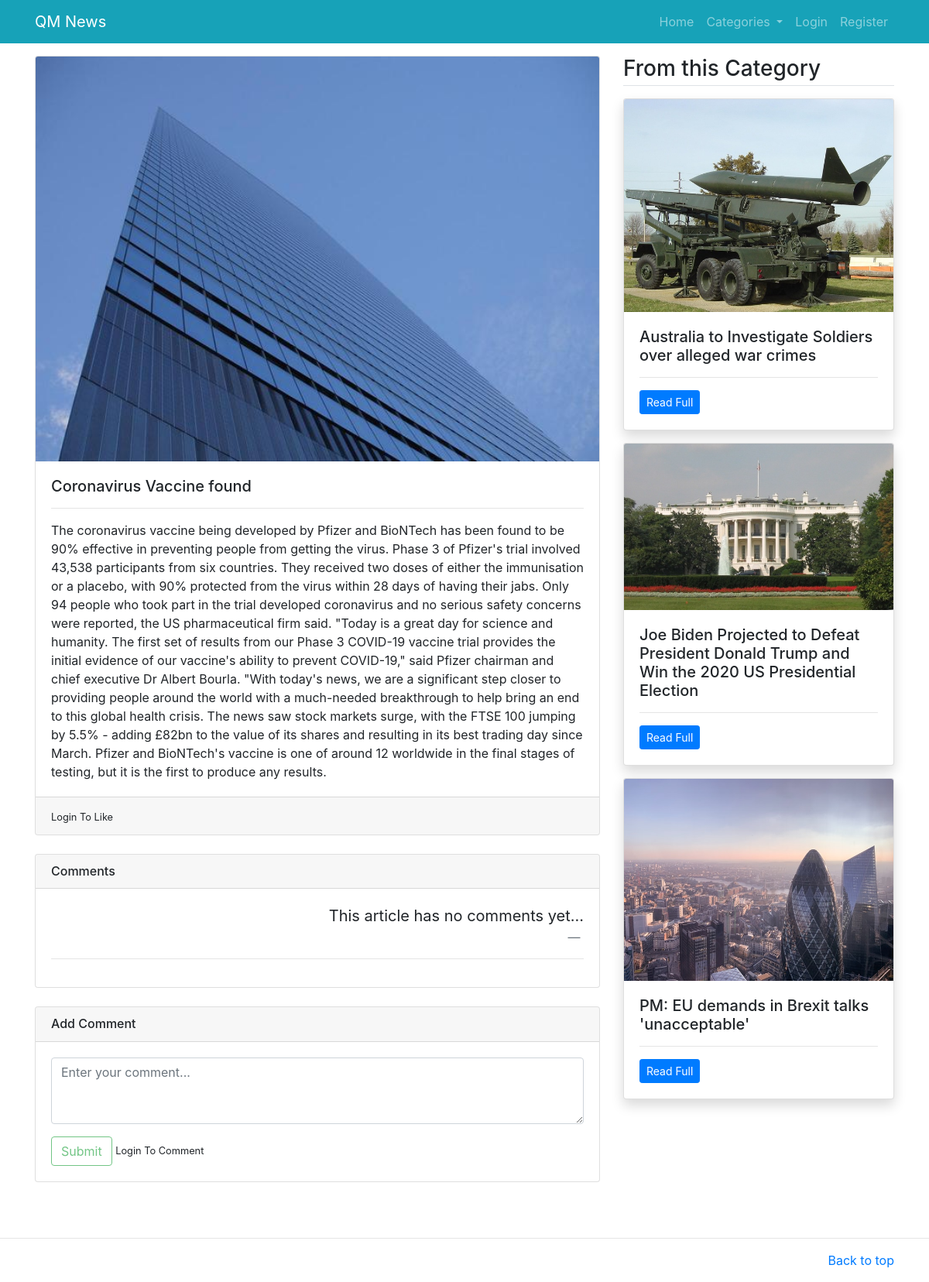
/description/2, run on the app's committed database.
### mainapp/models.py (models this page shows, shortened)
class News(models.Model):
    category=models.ForeignKey(Category, on_delete=models.CASCADE)
    title=models.CharField(max_length=300)
    image= models.ImageField(upload_to='imgs/')
    description=models.TextField()
    add_time=models.DateTimeField(auto_now_add=True)
    likes=models.ManyToManyField(User,related_name='article')
    class Meta:
        verbose_name_plural='News'
    def total_likes(self):
        return self.likes.count()

### mainapp/views.py (the view)
# urls.py: path('description/<int:id>', views.description, name='description'),
def description(request, id):
    news=News.objects.get(pk=id)
    category=Category.objects.get(id=news.category.id)
    similar=News.objects.filter(category=category).exclude(id=id)
    comments = Comment.objects.filter(news=news, reply=None).order_by('-id')
    categories=Category.objects.all()
    is_liked = False
    if news.likes.filter(id=request.user.id).exists():
        is_liked = True
    if request.method == 'POST':
        comment_form = CommentForm(request.POST or None)
        if comment_form.is_valid():
            body = request.POST.get('body')
            reply_id = request.POST.get('comment_id')
            comment_qs= None
            if reply_id:
                comment_qs = Comment.objects.get(id=reply_id)
            comment = Comment.objects.create(news=news, user=request.user, body=body, reply=comment_qs)
            comment.save()
    else:
        comment_form = CommentForm()
    return render(request,'description.html',
    {
          'news':news,
          'similar':similar,
          'cats':categories,
          'comments': comments,
          'comment_form': comment_form,
          'is_liked': is_liked,
          'total_likes': news.total_likes()
    })

### mainapp/forms.py
class CommentForm(forms.ModelForm):
    body = forms.CharField(label="", widget=forms.Textarea(attrs={'class': 'form-control', 'placeholder': 'Enter your comment...', 'rows':3, 'cols': 100}))
    class Meta:
        model = Comment
        fields = ('body',)

### mainapp/templates/description.html (shortened to what this page needs)
{%extends 'home.html'%}
{%block content%}
<main class="container mt-3 mb-5">
	<div class="row my-3">
		<div class="col-md-8">
			<div class="card mb-3">
				<img src='{{news.image.url}}' class="card-img-top" alt="{{news.title}}">
				<div class="card-body">
					<h5 class="card-title">{{news.title}}</h5>
					<hr />
					<p class="card-text">{{news.description}}</p>
				</div>
				<div class="card-footer">
					<form action="{%url 'like_article' news.pk%}" method="POST">
						{% if user.is_authenticated %}
						{% if is_liked %}
						<button type="submit" name="article_id" , class="btn btn-danger">Dislike</button>
						{% else %}
						<button type="submit" name="article_id" , class="btn btn-primary">Like</button> Likes -
						{{total_likes}}
						{% endif %}
						{% else %}
						<small>Login To Like</small>
						{% endif %}
					</form>
				</div>
			</div>
			<div class="card my-4">
				<h6 class="card-header">Comments</h6>
				<div class="card-body">
					{%if not news.comments.all%}
					<blockquote class="blockquote text-right">
						<p class="mb-0">This article has no comments yet...</p>
						<footer class="blockquote-footer"> <cite title="Source Title"></cite></footer>
					</blockquote>
					{%endif%}
					<hr />
				</div>
			</div>
			<div class="card my-4">
				<h6 class="card-header">Add Comment</h6>
				<div class="card-body">
					<form method="post">
						{{comment_form.as_p}}
						{% if user.is_authenticated %}
						<input type="submit" value="Submit" class="btn btn-outline-success" />
						{% else %}
						<input type="submit" value="Submit" class="btn btn-outline-success" disabled />
						<small>Login To
							Comment</small>
						{% endif %}
					</form>
				</div>
			</div>
		</div>
		<div class="col-md-4">
			<h3 class="mb-3 border-bottom pb-1">From this Category</h3>
			{%for news in similar%}
			<div class="card mb-3 shadow">
				<img src='{{news.image.url}}' class="card-img-top" alt="{{news.title}}">
				<div class="card-body">
					<h5 class="card-title">{{news.title}}</h5>
					<hr />
					<p class="card-text"><a href="/description/{{news.id}}" class="btn btn-sm btn-primary">Read Full</a>
					</p>
				</div>
			</div>
			{% endfor %}
		</div>
	</div>
</main>
{% endblock %}

### data on the page
News: image (picture), title "Coronavirus Vaccine found", description "The coronavirus vaccine being developed by Pfizer and BioNTech has been found to be 90% effective in preventing people from getting the virus. Phase 3 of Pfizer's trial involved 43,538 participants from six countries. They received two doses of either the immunisation or a placebo, with 90% protected from the virus within 28 days of having their jabs. Only 94 people who took part in the trial developed coronavirus and no serious safety concerns were reported, the US pharmaceutical firm said. \"Today is a great day for science and humanity. The first set of results from our Phase 3 COVID-19 vaccine trial provides the initial evidence of our vaccine's ability to prevent COVID-19,\" said Pfizer…"
News: image (picture), title "Australia to Investigate Soldiers over alleged war crimes"
News: image (picture), title "Joe Biden Projected to Defeat President Donald Trump and Win the 2020 US Presidential Election"
News: image (picture), title "PM: EU demands in Brexit talks 'unacceptable'"
